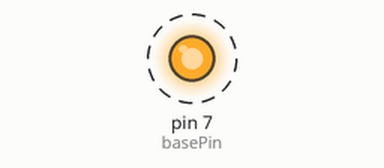
A sketch run on a simulated Arduino Uno, built with avr-gcc and run on an emulated ATmega328P. Shown: output pins drawn as LEDs (lit = HIGH). Dashed ring = blinking.

Above: at 0.5 s.
Timing chart, 0 to 4.6 s (numbered marks = the images above):
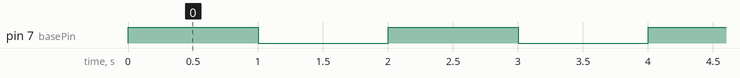

The sketch:

transistor.ino
```cpp
/* transistor
 *
 * This file will test the ability...my ability to use a
 * transistor
 *
 * @author Jamie Tudor
 * @date 12-6-2017
 */

const int basePin = 7; // the number of the base pin

void setup()
{
    pinMode(basePin, OUTPUT);  // initialize the base pin as output
}

void loop()
{
    digitalWrite(basePin, HIGH);
    delay(1000);
    digitalWrite(basePin, LOW);
    delay(1000);
}
```

Measured:
- by itself, pin 7 (basePin): alternates HIGH for 1.0 s and LOW for 1.0 s
